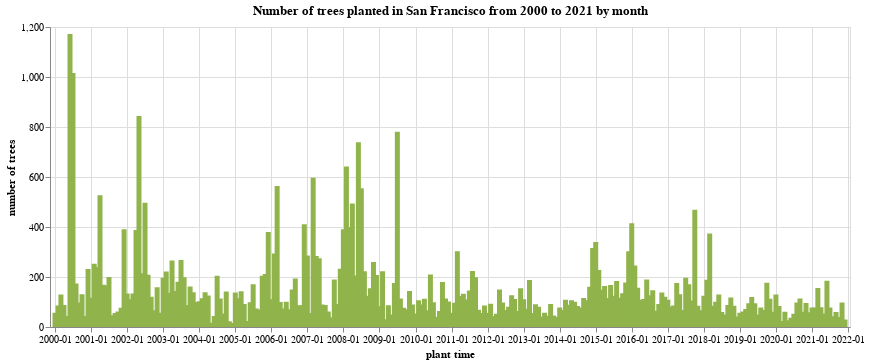

This figure's notebook cell:
### Code cell
# create bar chart for the year-month

alt.Chart(tree_count_2000m).mark_bar().encode(
    x=alt.X('yearmonth:T', title='plant time', axis=alt.Axis(format='%Y-%m')),
    y=alt.Y('treecount', title='number of trees'),
    color = alt.value('#90B44B')
).properties(
    title='Number of trees planted in San Francisco from 2000 to 2021 by month',
    width=800
)

### Figure 1 — Vega-Lite specification as saved in the notebook (floating-point values rounded to 4 significant figures; data arrays with more than 128 entries replaced by an {"elided": "..."} marker saying what was removed)
{"config": {"view": {"continuousWidth": 400, "continuousHeight": 300}}, "data": {"name": "data-240edf5476382086643a80e8794125fb"}, "mark": "bar", "encoding": {"color": {"value": "#90B44B"}, "x": {"axis": {"format": "%Y-%m"}, "field": "yearmonth", "title": "plant time", "type": "temporal"}, "y": {"field": "treecount", "title": "number of trees", "type": "quantitative"}}, "title": "Number of trees planted in San Francisco from 2000 to 2021 by month", "width": 800, "$schema": "https://vega.github.io/schema/vega-lite/v4.17.0.json", "datasets": {"data-240edf5476382086643a80e8794125fb": {"elided": "264 records"}}}
